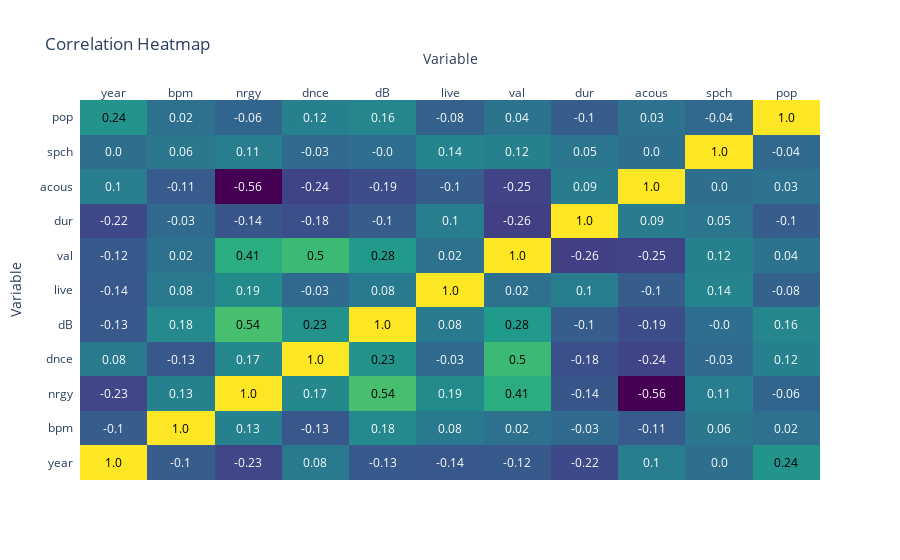

Source (notebook cell):
### Markdown cell above
# Data correlation

We can start with a simple correlation matrix to gather some insights on how some variables are correlated to one another

### Code cell
# Load the data
df = pd.read_csv("spotify_top_music.csv")

# Calculate correlation matrix
corr_matrix = df.corr(numeric_only=True)

# Generate a heatmap
heatmap = ff.create_annotated_heatmap(z=corr_matrix.values, x=list(corr_matrix.columns), y=list(corr_matrix.index), 
                                      annotation_text=corr_matrix.round(2).values, colorscale='Viridis')

heatmap.update_layout(title='Correlation Heatmap', xaxis_title='Variable', yaxis_title='Variable')
heatmap.show()

### Figure 1 — Plotly figure (JSON) as saved in the notebook; plotly's stock layout.template omitted (floating-point values rounded to 4 significant figures)
{"data": [{"colorscale": [[0, "#440154"], [0.1111, "#482878"], [0.2222, "#3e4989"], [0.3333, "#31688e"], [0.4444, "#26828e"], [0.5556, "#1f9e89"], [0.6667, "#35b779"], [0.7778, "#6ece58"], [0.8889, "#b5de2b"], [1, "#fde725"]], "reversescale": false, "showscale": false, "type": "heatmap", "x": ["year", "bpm", "nrgy", "dnce", "dB", "live", "val", "dur", "acous", "spch", "pop"], "y": ["year", "bpm", "nrgy", "dnce", "dB", "live", "val", "dur", "acous", "spch", "pop"], "z": [[1, -0.1042, -0.2256, 0.07927, -0.1265, -0.1363, -0.122, -0.2153, 0.1017, 0.004778, 0.2413], [-0.1042, 1, 0.1262, -0.1313, 0.1839, 0.08158, 0.01602, -0.02936, -0.1133, 0.059, 0.01898], [-0.2256, 0.1262, 1, 0.1672, 0.5375, 0.1867, 0.4096, -0.1436, -0.5623, 0.1073, -0.05765], [0.07927, -0.1313, 0.1672, 1, 0.2332, -0.0288, 0.5017, -0.1768, -0.2401, -0.02804, 0.1161], [-0.1265, 0.1839, 0.5375, 0.2332, 1, 0.08193, 0.2829, -0.1047, -0.1904, -0.00111, 0.1569], [-0.1363, 0.08158, 0.1867, -0.0288, 0.08193, 1, 0.02023, 0.09834, -0.09817, 0.1441, -0.07575], [-0.122, 0.01602, 0.4096, 0.5017, 0.2829, 0.02023, 1, -0.2623, -0.249, 0.122, 0.03895], [-0.2153, -0.02936, -0.1436, -0.1768, -0.1047, 0.09834, -0.2623, 1, 0.0918, 0.05456, -0.1044], [0.1017, -0.1133, -0.5623, -0.2401, -0.1904, -0.09817, -0.249, 0.0918, 1, 0.002763, 0.0267], [0.004778, 0.059, 0.1073, -0.02804, -0.00111, 0.1441, 0.122, 0.05456, 0.002763, 1, -0.04149], [0.2413, 0.01898, -0.05765, 0.1161, 0.1569, -0.07575, 0.03895, -0.1044, 0.0267, -0.04149, 1]]}], "layout": {"annotations": [{"font": {"color": "#000000"}, "showarrow": false, "text": "1.0", "x": "year", "xref": "x", "y": "year", "yref": "y"}, {"font": {"color": "#FFFFFF"}, "showarrow": false, "text": "-0.1", "x": "bpm", "xref": "x", "y": "year", "yref": "y"}, {"font": {"color": "#FFFFFF"}, "showarrow": false, "text": "-0.23", "x": "nrgy", "xref": "x", "y": "year", "yref": "y"}, {"font": {"color": "#FFFFFF"}, "showarrow": false, "text": "0.08", "x": "dnce", "xref": "x", "y": "year", "yref": "y"}, {"font": {"color": "#FFFFFF"}, "showarrow": false, "text": "-0.13", "x": "dB", "xref": "x", "y": "year", "yref": "y"}, {"font": {"color": "#FFFFFF"}, "showarrow": false, "text": "-0.14", "x": "live", "xref": "x", "y": "year", "yref": "y"}, {"font": {"color": "#FFFFFF"}, "showarrow": false, "text": "-0.12", "x": "val", "xref": "x", "y": "year", "yref": "y"}, {"font": {"color": "#FFFFFF"}, "showarrow": false, "text": "-0.22", "x": "dur", "xref": "x", "y": "year", "yref": "y"}, {"font": {"color": "#FFFFFF"}, "showarrow": false, "text": "0.1", "x": "acous", "xref": "x", "y": "year", "yref": "y"}, {"font": {"color": "#FFFFFF"}, "showarrow": false, "text": "0.0", "x": "spch", "xref": "x", "y": "year", "yref": "y"}, {"font": {"color": "#000000"}, "showarrow": false, "text": "0.24", "x": "pop", "xref": "x", "y": "year", "yref": "y"}, {"font": {"color": "#FFFFFF"}, "showarrow": false, "text": "-0.1", "x": "year", "xref": "x", "y": "bpm", "yref": "y"}, {"font": {"color": "#000000"}, "showarrow": false, "text": "1.0", "x": "bpm", "xref": "x", "y": "bpm", "yref": "y"}, {"font": {"color": "#FFFFFF"}, "showarrow": false, "text": "0.13", "x": "nrgy", "xref": "x", "y": "bpm", "yref": "y"}, {"font": {"color": "#FFFFFF"}, "showarrow": false, "text": "-0.13", "x": "dnce", "xref": "x", "y": "bpm", "yref": "y"}, {"font": {"color": "#FFFFFF"}, "showarrow": false, "text": "0.18", "x": "dB", "xref": "x", "y": "bpm", "yref": "y"}, {"font": {"color": "#FFFFFF"}, "showarrow": false, "text": "0.08", "x": "live", "xref": "x", "y": "bpm", "yref": "y"}, {"font": {"color": "#FFFFFF"}, "showarrow": false, "text": "0.02", "x": "val", "xref": "x", "y": "bpm", "yref": "y"}, {"font": {"color": "#FFFFFF"}, "showarrow": false, "text": "-0.03", "x": "dur", "xref": "x", "y": "bpm", "yref": "y"}, {"font": {"color": "#FFFFFF"}, "showarrow": false, "text": "-0.11", "x": "acous", "xref": "x", "y": "bpm", "yref": "y"}, {"font": {"color": "#FFFFFF"}, "showarrow": false, "text": "0.06", "x": "spch", "xref": "x", "y": "bpm", "yref": "y"}, {"font": {"color": "#FFFFFF"}, "showarrow": false, "text": "0.02", "x": "pop", "xref": "x", "y": "bpm", "yref": "y"}, {"font": {"color": "#FFFFFF"}, "showarrow": false, "text": "-0.23", "x": "year", "xref": "x", "y": "nrgy", "yref": "y"}, {"font": {"color": "#FFFFFF"}, "showarrow": false, "text": "0.13", "x": "bpm", "xref": "x", "y": "nrgy", "yref": "y"}, {"font": {"color": "#000000"}, "showarrow": false, "text": "1.0", "x": "nrgy", "xref": "x", "y": "nrgy", "yref": "y"}, {"font": {"color": "#FFFFFF"}, "showarrow": false, "text": "0.17", "x": "dnce", "xref": "x", "y": "nrgy", "yref": "y"}, {"font": {"color": "#000000"}, "showarrow": false, "text": "0.54", "x": "dB", "xref": "x", "y": "nrgy", "yref": "y"}, {"font": {"color": "#FFFFFF"}, "showarrow": false, "text": "0.19", "x": "live", "xref": "x", "y": "nrgy", "yref": "y"}, {"font": {"color": "#000000"}, "showarrow": false, "text": "0.41", "x": "val", "xref": "x", "y": "nrgy", "yref": "y"}, {"font": {"color": "#FFFFFF"}, "showarrow": false, "text": "-0.14", "x": "dur", "xref": "x", "y": "nrgy", "yref": "y"}, {"font": {"color": "#FFFFFF"}, "showarrow": false, "text": "-0.56", "x": "acous", "xref": "x", "y": "nrgy", "yref": "y"}, {"font": {"color": "#FFFFFF"}, "showarrow": false, "text": "0.11", "x": "spch", "xref": "x", "y": "nrgy", "yref": "y"}, {"font": {"color": "#FFFFFF"}, "showarrow": false, "text": "-0.06", "x": "pop", "xref": "x", "y": "nrgy", "yref": "y"}, {"font": {"color": "#FFFFFF"}, "showarrow": false, "text": "0.08", "x": "year", "xref": "x", "y": "dnce", "yref": "y"}, {"font": {"color": "#FFFFFF"}, "showarrow": false, "text": "-0.13", "x": "bpm", "xref": "x", "y": "dnce", "yref": "y"}, {"font": {"color": "#FFFFFF"}, "showarrow": false, "text": "0.17", "x": "nrgy", "xref": "x", "y": "dnce", "yref": "y"}, {"font": {"color": "#000000"}, "showarrow": false, "text": "1.0", "x": "dnce", "xref": "x", "y": "dnce", "yref": "y"}, {"font": {"color": "#000000"}, "showarrow": false, "text": "0.23", "x": "dB", "xref": "x", "y": "dnce", "yref": "y"}, {"font": {"color": "#FFFFFF"}, "showarrow": false, "text": "-0.03", "x": "live", "xref": "x", "y": "dnce", "yref": "y"}, {"font": {"color": "#000000"}, "showarrow": false, "text": "0.5", "x": "val", "xref": "x", "y": "dnce", "yref": "y"}, {"font": {"color": "#FFFFFF"}, "showarrow": false, "text": "-0.18", "x": "dur", "xref": "x", "y": "dnce", "yref": "y"}, {"font": {"color": "#FFFFFF"}, "showarrow": false, "text": "-0.24", "x": "acous", "xref": "x", "y": "dnce", "yref": "y"}, {"font": {"color": "#FFFFFF"}, "showarrow": false, "text": "-0.03", "x": "spch", "xref": "x", "y": "dnce", "yref": "y"}, {"font": {"color": "#FFFFFF"}, "showarrow": false, "text": "0.12", "x": "pop", "xref": "x", "y": "dnce", "yref": "y"}, {"font": {"color": "#FFFFFF"}, "showarrow": false, "text": "-0.13", "x": "year", "xref": "x", "y": "dB", "yref": "y"}, {"font": {"color": "#FFFFFF"}, "showarrow": false, "text": "0.18", "x": "bpm", "xref": "x", "y": "dB", "yref": "y"}, {"font": {"color": "#000000"}, "showarrow": false, "text": "0.54", "x": "nrgy", "xref": "x", "y": "dB", "yref": "y"}, {"font": {"color": "#000000"}, "showarrow": false, "text": "0.23", "x": "dnce", "xref": "x", "y": "dB", "yref": "y"}, {"font": {"color": "#000000"}, "showarrow": false, "text": "1.0", "x": "dB", "xref": "x", "y": "dB", "yref": "y"}, {"font": {"color": "#FFFFFF"}, "showarrow": false, "text": "0.08", "x": "live", "xref": "x", "y": "dB", "yref": "y"}, {"font": {"color": "#000000"}, "showarrow": false, "text": "0.28", "x": "val", "xref": "x", "y": "dB", "yref": "y"}, {"font": {"color": "#FFFFFF"}, "showarrow": false, "text": "-0.1", "x": "dur", "xref": "x", "y": "dB", "yref": "y"}, {"font": {"color": "#FFFFFF"}, "showarrow": false, "text": "-0.19", "x": "acous", "xref": "x", "y": "dB", "yref": "y"}, {"font": {"color": "#FFFFFF"}, "showarrow": false, "text": "-0.0", "x": "spch", "xref": "x", "y": "dB", "yref": "y"}, {"font": {"color": "#FFFFFF"}, "showarrow": false, "text": "0.16", "x": "pop", "xref": "x", "y": "dB", "yref": "y"}, {"font": {"color": "#FFFFFF"}, "showarrow": false, "text": "-0.14", "x": "year", "xref": "x", "y": "live", "yref": "y"}, {"font": {"color": "#FFFFFF"}, "showarrow": false, "text": "0.08", "x": "bpm", "xref": "x", "y": "live", "yref": "y"}, {"font": {"color": "#FFFFFF"}, "showarrow": false, "text": "0.19", "x": "nrgy", "xref": "x", "y": "live", "yref": "y"}, {"font": {"color": "#FFFFFF"}, "showarrow": false, "text": "-0.03", "x": "dnce", "xref": "x", "y": "live", "yref": "y"}, {"font": {"color": "#FFFFFF"}, "showarrow": false, "text": "0.08", "x": "dB", "xref": "x", "y": "live", "yref": "y"}, {"font": {"color": "#000000"}, "showarrow": false, "text": "1.0", "x": "live", "xref": "x", "y": "live", "yref": "y"}, {"font": {"color": "#FFFFFF"}, "showarrow": false, "text": "0.02", "x": "val", "xref": "x", "y": "live", "yref": "y"}, {"font": {"color": "#FFFFFF"}, "showarrow": false, "text": "0.1", "x": "dur", "xref": "x", "y": "live", "yref": "y"}, {"font": {"color": "#FFFFFF"}, "showarrow": false, "text": "-0.1", "x": "acous", "xref": "x", "y": "live", "yref": "y"}, {"font": {"color": "#FFFFFF"}, "showarrow": false, "text": "0.14", "x": "spch", "xref": "x", "y": "live", "yref": "y"}, {"font": {"color": "#FFFFFF"}, "showarrow": false, "text": "-0.08", "x": "pop", "xref": "x", "y": "live", "yref": "y"}, {"font": {"color": "#FFFFFF"}, "showarrow": false, "text": "-0.12", "x": "year", "xref": "x", "y": "val", "yref": "y"}, {"font": {"color": "#FFFFFF"}, "showarrow": false, "text": "0.02", "x": "bpm", "xref": "x", "y": "val", "yref": "y"}, {"font": {"color": "#000000"}, "showarrow": false, "text": "0.41", "x": "nrgy", "xref": "x", "y": "val", "yref": "y"}, {"font": {"color": "#000000"}, "showarrow": false, "text": "0.5", "x": "dnce", "xref": "x", "y": "val", "yref": "y"}, {"font": {"color": "#000000"}, "showarrow": false, "text": "0.28", "x": "dB", "xref": "x", "y": "val", "yref": "y"}, {"font": {"color": "#FFFFFF"}, "showarrow": false, "text": "0.02", "x": "live", "xref": "x", "y": "val", "yref": "y"}, {"font": {"color": "#000000"}, "showarrow": false, "text": "1.0", "x": "val", "xref": "x", "y": "val", "yref": "y"}, {"font": {"color": "#FFFFFF"}, "showarrow": false, "text": "-0.26", "x": "dur", "xref": "x", "y": "val", "yref": "y"}, {"font": {"color": "#FFFFFF"}, "showarrow": false, "text": "-0.25", "x": "acous", "xref": "x", "y": "val", "yref": "y"}, {"font": {"color": "#FFFFFF"}, "showarrow": false, "text": "0.12", "x": "spch", "xref": "x", "y": "val", "yref": "y"}, {"font": {"color": "#FFFFFF"}, "showarrow": false, "text": "0.04", "x": "pop", "xref": "x", "y": "val", "yref": "y"}, {"font": {"color": "#FFFFFF"}, "showarrow": false, "text": "-0.22", "x": "year", "xref": "x", "y": "dur", "yref": "y"}, {"font": {"color": "#FFFFFF"}, "showarrow": false, "text": "-0.03", "x": "bpm", "xref": "x", "y": "dur", "yref": "y"}, {"font": {"color": "#FFFFFF"}, "showarrow": false, "text": "-0.14", "x": "nrgy", "xref": "x", "y": "dur", "yref": "y"}, {"font": {"color": "#FFFFFF"}, "showarrow": false, "text": "-0.18", "x": "dnce", "xref": "x", "y": "dur", "yref": "y"}, {"font": {"color": "#FFFFFF"}, "showarrow": false, "text": "-0.1", "x": "dB", "xref": "x", "y": "dur", "yref": "y"}, {"font": {"color": "#FFFFFF"}, "showarrow": false, "text": "0.1", "x": "live", "xref": "x", "y": "dur", "yref": "y"}, {"font": {"color": "#FFFFFF"}, "showarrow": false, "text": "-0.26", "x": "val", "xref": "x", "y": "dur", "yref": "y"}, {"font": {"color": "#000000"}, "showarrow": false, "text": "1.0", "x": "dur", "xref": "x", "y": "dur", "yref": "y"}, {"font": {"color": "#FFFFFF"}, "showarrow": false, "text": "0.09", "x": "acous", "xref": "x", "y": "dur", "yref": "y"}, {"font": {"color": "#FFFFFF"}, "showarrow": false, "text": "0.05", "x": "spch", "xref": "x", "y": "dur", "yref": "y"}, {"font": {"color": "#FFFFFF"}, "showarrow": false, "text": "-0.1", "x": "pop", "xref": "x", "y": "dur", "yref": "y"}, {"font": {"color": "#FFFFFF"}, "showarrow": false, "text": "0.1", "x": "year", "xref": "x", "y": "acous", "yref": "y"}, {"font": {"color": "#FFFFFF"}, "showarrow": false, "text": "-0.11", "x": "bpm", "xref": "x", "y": "acous", "yref": "y"}, {"font": {"color": "#FFFFFF"}, "showarrow": false, "text": "-0.56", "x": "nrgy", "xref": "x", "y": "acous", "yref": "y"}, {"font": {"color": "#FFFFFF"}, "showarrow": false, "text": "-0.24", "x": "dnce", "xref": "x", "y": "acous", "yref": "y"}, {"font": {"color": "#FFFFFF"}, "showarrow": false, "text": "-0.19", "x": "dB", "xref": "x", "y": "acous", "yref": "y"}, {"font": {"color": "#FFFFFF"}, "showarrow": false, "text": "-0.1", "x": "live", "xref": "x", "y": "acous", "yref": "y"}, {"font": {"color": "#FFFFFF"}, "showarrow": false, "text": "-0.25", "x": "val", "xref": "x", "y": "acous", "yref": "y"}, {"font": {"color": "#FFFFFF"}, "showarrow": false, "text": "0.09", "x": "dur", "xref": "x", "y": "acous", "yref": "y"}, {"font": {"color": "#000000"}, "showarrow": false, "text": "1.0", "x": "acous", "xref": "x", "y": "acous", "yref": "y"}, {"font": {"color": "#FFFFFF"}, "showarrow": false, "text": "0.0", "x": "spch", "xref": "x", "y": "acous", "yref": "y"}, {"font": {"color": "#FFFFFF"}, "showarrow": false, "text": "0.03", "x": "pop", "xref": "x", "y": "acous", "yref": "y"}, {"font": {"color": "#FFFFFF"}, "showarrow": false, "text": "0.0", "x": "year", "xref": "x", "y": "spch", "yref": "y"}, {"font": {"color": "#FFFFFF"}, "showarrow": false, "text": "0.06", "x": "bpm", "xref": "x", "y": "spch", "yref": "y"}, {"font": {"color": "#FFFFFF"}, "showarrow": false, "text": "0.11", "x": "nrgy", "xref": "x", "y": "spch", "yref": "y"}, {"font": {"color": "#FFFFFF"}, "showarrow": false, "text": "-0.03", "x": "dnce", "xref": "x", "y": "spch", "yref": "y"}, {"font": {"color": "#FFFFFF"}, "showarrow": false, "text": "-0.0", "x": "dB", "xref": "x", "y": "spch", "yref": "y"}, {"font": {"color": "#FFFFFF"}, "showarrow": false, "text": "0.14", "x": "live", "xref": "x", "y": "spch", "yref": "y"}, {"font": {"color": "#FFFFFF"}, "showarrow": false, "text": "0.12", "x": "val", "xref": "x", "y": "spch", "yref": "y"}, {"font": {"color": "#FFFFFF"}, "showarrow": false, "text": "0.05", "x": "dur", "xref": "x", "y": "spch", "yref": "y"}, {"font": {"color": "#FFFFFF"}, "showarrow": false, "text": "0.0", "x": "acous", "xref": "x", "y": "spch", "yref": "y"}, {"font": {"color": "#000000"}, "showarrow": false, "text": "1.0", "x": "spch", "xref": "x", "y": "spch", "yref": "y"}, {"font": {"color": "#FFFFFF"}, "showarrow": false, "text": "-0.04", "x": "pop", "xref": "x", "y": "spch", "yref": "y"}, {"font": {"color": "#000000"}, "showarrow": false, "text": "0.24", "x": "year", "xref": "x", "y": "pop", "yref": "y"}, {"font": {"color": "#FFFFFF"}, "showarrow": false, "text": "0.02", "x": "bpm", "xref": "x", "y": "pop", "yref": "y"}, {"font": {"color": "#FFFFFF"}, "showarrow": false, "text": "-0.06", "x": "nrgy", "xref": "x", "y": "pop", "yref": "y"}, {"font": {"color": "#FFFFFF"}, "showarrow": false, "text": "0.12", "x": "dnce", "xref": "x", "y": "pop", "yref": "y"}, {"font": {"color": "#FFFFFF"}, "showarrow": false, "text": "0.16", "x": "dB", "xref": "x", "y": "pop", "yref": "y"}, {"font": {"color": "#FFFFFF"}, "showarrow": false, "text": "-0.08", "x": "live", "xref": "x", "y": "pop", "yref": "y"}, {"font": {"color": "#FFFFFF"}, "showarrow": false, "text": "0.04", "x": "val", "xref": "x", "y": "pop", "yref": "y"}, {"font": {"color": "#FFFFFF"}, "showarrow": false, "text": "-0.1", "x": "dur", "xref": "x", "y": "pop", "yref": "y"}, {"font": {"color": "#FFFFFF"}, "showarrow": false, "text": "0.03", "x": "acous", "xref": "x", "y": "pop", "yref": "y"}, {"font": {"color": "#FFFFFF"}, "showarrow": false, "text": "-0.04", "x": "spch", "xref": "x", "y": "pop", "yref": "y"}, {"font": {"color": "#000000"}, "showarrow": false, "text": "1.0", "x": "pop", "xref": "x", "y": "pop", "yref": "y"}], "title": {"text": "Correlation Heatmap"}, "xaxis": {"dtick": 1, "gridcolor": "rgb(0, 0, 0)", "side": "top", "ticks": "", "title": {"text": "Variable"}}, "yaxis": {"dtick": 1, "ticks": "", "ticksuffix": "  ", "title": {"text": "Variable"}}}}
